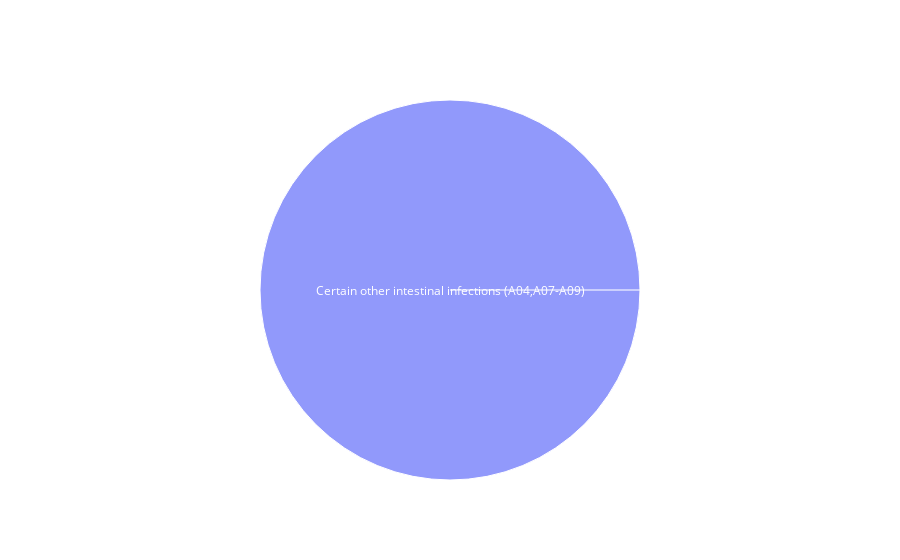

Here is the notebook cell this chart was saved with:
### Code cell
fig =go.Figure(go.Sunburst(
    labels=labels,
    parents=parents,
    values=values,
))

fig.show()

### Figure 1 — Plotly figure (JSON) as saved in the notebook; plotly's stock layout.template omitted (floating-point values rounded to 4 significant figures)
{"data": [{"labels": ["All", "Certain other intestinal infections (A04,A07-A09)", "#Septicemia (A40-A41)", "Other and unspecified infectious and parasitic diseases and their sequelae (A00,A05,A20-A36,A42-A44,A48-A49,A54-A79,A81-A82,A85.0-A85.1,A85.8,A86-B04,B06-B09,B25-B49,B55-B99,U07.1)", "#Malignant neoplasms (C00-C97)", "#In situ neoplasms, benign neoplasms and neoplasms of uncertain or unknown behavior (D00-D48)", "#Anemias (D50-D64)", "#Diabetes mellitus (E10-E14)", "#Nutritional deficiencies (E40-E64)", "#Parkinson disease (G20-G21)", "#Alzheimer disease (G30)", "Major cardiovascular diseases (I00-I78)", "Other disorders of circulatory system (I80-I99)", "#Influenza and pneumonia (J09-J18)", "#Chronic lower respiratory diseases (J40-J47)", "#Pneumonitis due to solids and liquids (J69)", "Other diseases of respiratory system (J00-J06,J30- J39,J67,J70-J98)", "#Peptic ulcer (K25-K28)", "#Chronic liver disease and cirrhosis (K70,K73-K74)", "#Cholelithiasis and other disorders of gallbladder (K80-K82)", "#Nephritis, nephrotic syndrome and nephrosis (N00-N07,N17-N19,N25-N27)", "#Congenital malformations, deformations and chromosomal abnormalities (Q00-Q99)", "Symptoms, signs and abnormal clinical and laboratory findings, not elsewhere classified (R00-R99)", "All other diseases (Residual) ", "Transport accidents (V01-V99,Y85)", "Accidental exposure to smoke, fire and flames (X00-X09)", "#Complications of medical and surgical care (Y40-Y84,Y88)", "#Hernia (K40-K46)", "#Infections of kidney (N10-N12,N13.6,N15.1)", "#Hyperplasia of prostate (N40)"], "parents": ["", ""], "type": "sunburst", "values": [0, 1.69, 0.24, 0.56, 10.69, 6.2, 2.57, 5.4, 0.02, 9.45, 13.52, 11.57, 37.44, 35.4, 41.96, 2.33, 94.07, 6.38, 30.89, 3.19, 12.81, 13.08, 23.06, 11.07, 11.04, 15.24, 0.08, 0.8, 15.06, 15.12, 10.93, 52.2, 7.35, 1.65, 71.46, 0.18, 2.48, 0.3, 14.73, 26.07, 0.01, 0, 1.71, 24.95, 4.25, 0, 60.5, 1.12, 153.5, 56.52, 97, 26.93, 1.06, 0.35, 26.93, 44.03, 27.52, 71.28, 1.89, 0, 6.17, 4.78, 2.21, 0, 3.25, 24.83, 0.15, 4.49, 1.62, 78.07, 7.32, 18.87, 3.04, 1.09, 0, 22.41, 14.32, 2.42, 0.24, 0.38, 24.42, 0.59, 0.47, 1.92, 4.02, 115.7, 0, 0, 11.99, 0.77, 1.03, 6.38, 12.25, 1.56, 1.15, 13.41, 6.38, 6.94, 6.79, 6.94, 1.33, 0.74, 1.33, 0.83, 0, 2.19, 3.57]}], "layout": {}}
